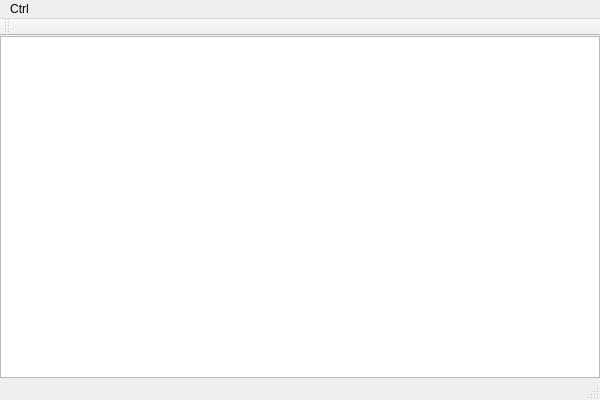
<?xml version="1.0" encoding="UTF-8"?>
<ui version="4.0">
 <class>MissHuoBiClass</class>
 <widget class="QMainWindow" name="MissHuoBiClass">
  <property name="geometry">
   <rect>
    <x>0</x>
    <y>0</y>
    <width>600</width>
    <height>400</height>
   </rect>
  </property>
  <property name="windowTitle">
   <string>MissHuoBi</string>
  </property>
  <widget class="QWidget" name="centralWidget">
   <layout class="QVBoxLayout" name="vlMain">
    <property name="leftMargin">
     <number>0</number>
    </property>
    <property name="topMargin">
     <number>0</number>
    </property>
    <property name="rightMargin">
     <number>0</number>
    </property>
    <property name="bottomMargin">
     <number>0</number>
    </property>
    <item>
     <widget class="QPlainTextEdit" name="edtLog"/>
    </item>
   </layout>
  </widget>
  <widget class="QMenuBar" name="menuBar">
   <property name="geometry">
    <rect>
     <x>0</x>
     <y>0</y>
     <width>600</width>
     <height>21</height>
    </rect>
   </property>
   <widget class="QMenu" name="menuCtrl">
    <property name="title">
     <string>Ctrl</string>
    </property>
    <addaction name="actionConnect"/>
    <addaction name="actionDisconnect"/>
    <addaction name="actionRequest"/>
   </widget>
   <addaction name="menuCtrl"/>
  </widget>
  <widget class="QToolBar" name="mainToolBar">
   <attribute name="toolBarArea">
    <enum>TopToolBarArea</enum>
   </attribute>
   <attribute name="toolBarBreak">
    <bool>false</bool>
   </attribute>
  </widget>
  <widget class="QStatusBar" name="statusBar"/>
  <action name="actionConnect">
   <property name="text">
    <string>Connect</string>
   </property>
  </action>
  <action name="actionDisconnect">
   <property name="text">
    <string>Disconnect</string>
   </property>
  </action>
  <action name="actionRequest">
   <property name="text">
    <string>Request</string>
   </property>
  </action>
 </widget>
 <layoutdefault spacing="6" margin="11"/>
 <resources>
  <include location="misshuobi.qrc"/>
 </resources>
 <connections/>
</ui>
